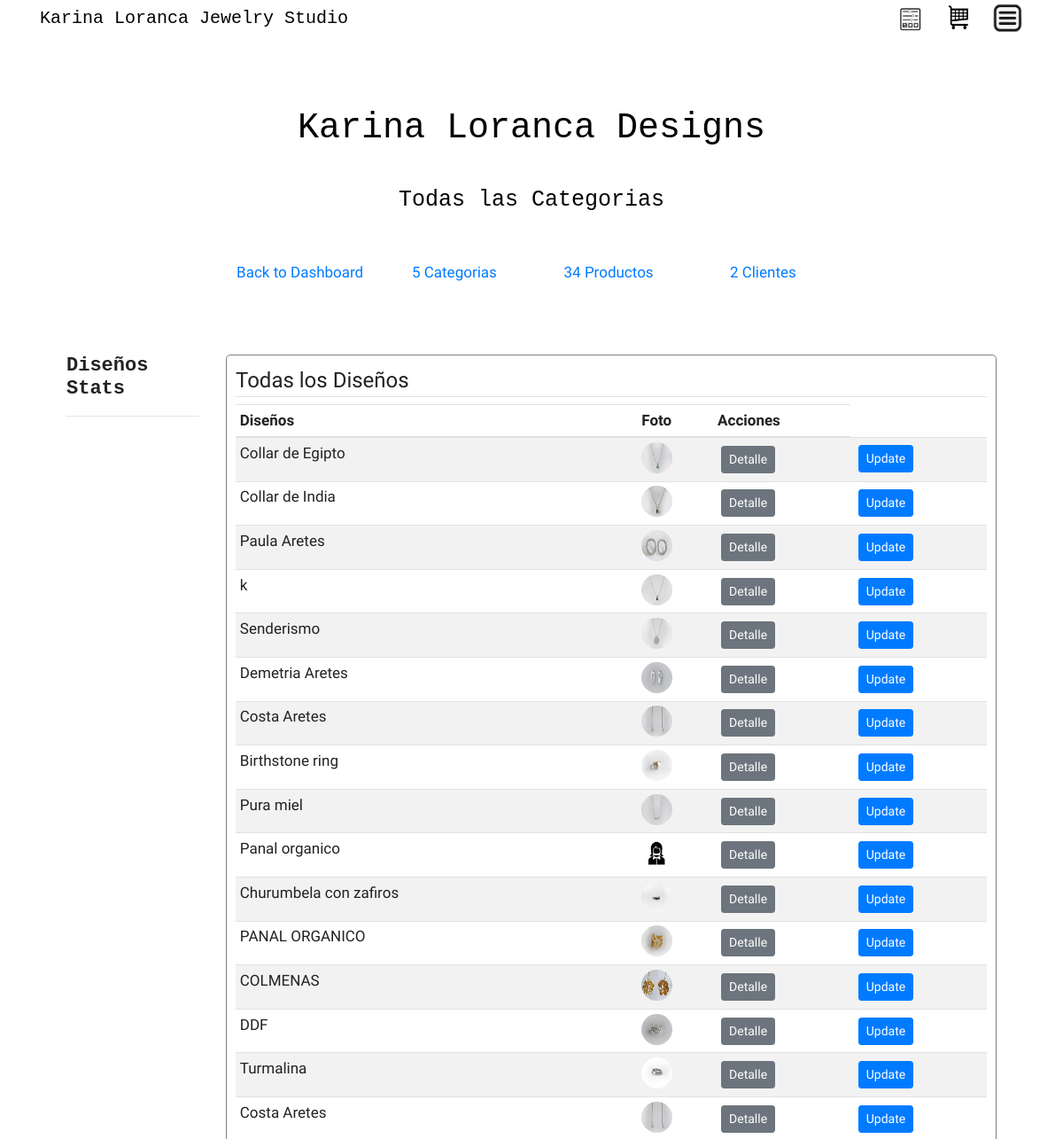
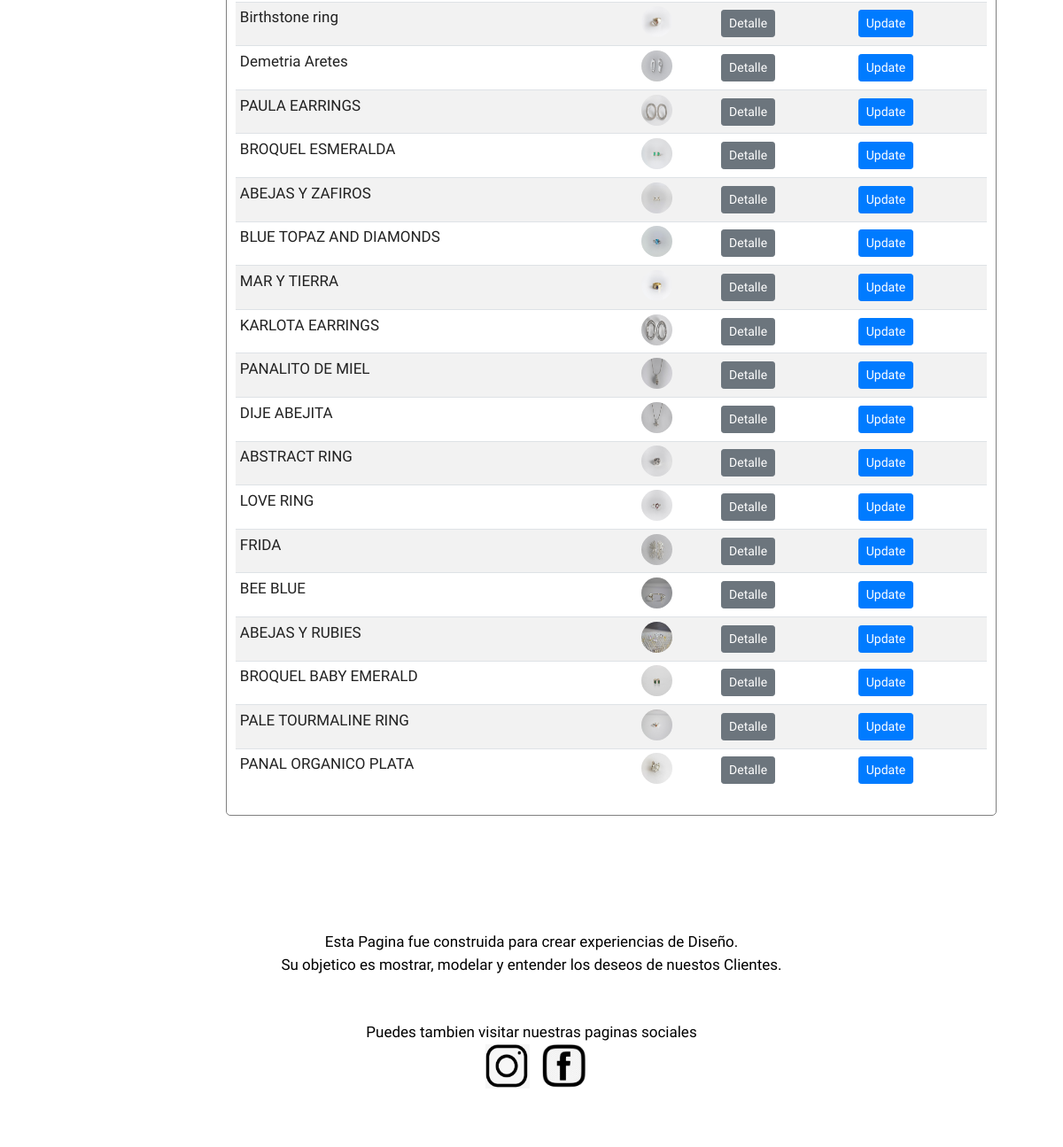
The page /products_table (signed in) on the database as committed earlier (2 pictures, top to bottom).
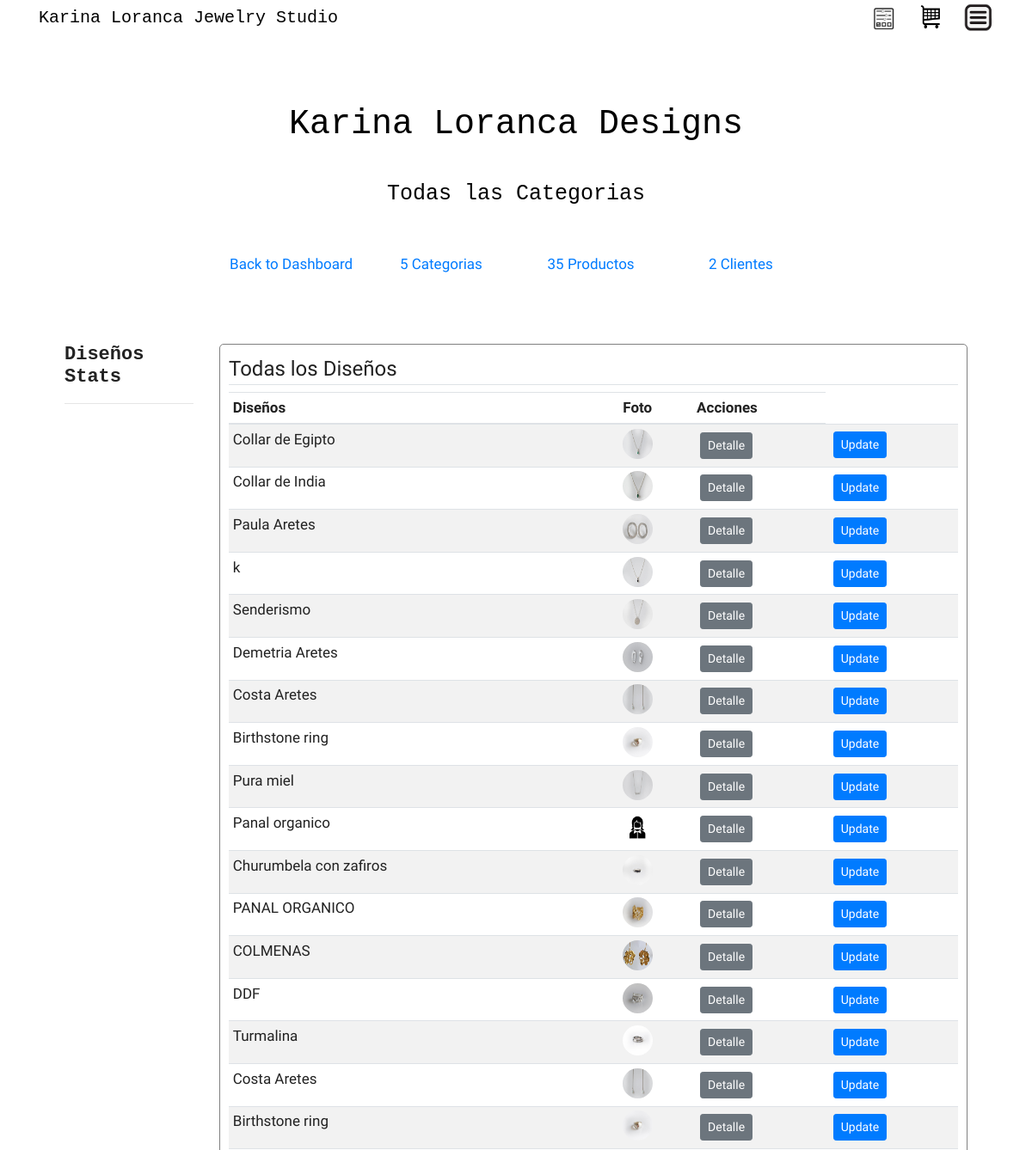
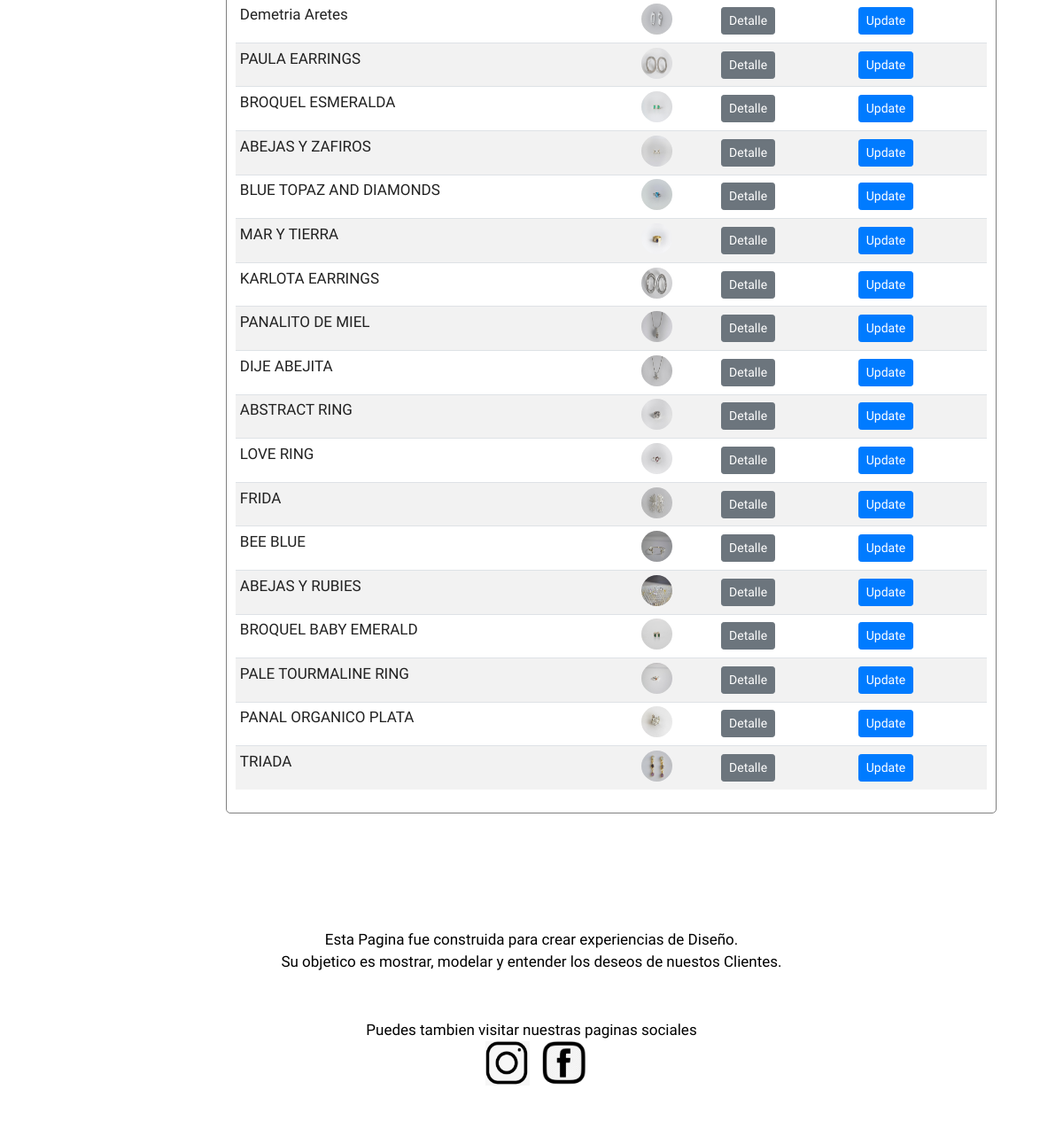
The same page on the database as committed later (2 pictures, top to bottom).
### kl_designs/models.py (models this page shows, shortened)
class Product(db.Model):
    __table_args__ = {'extend_existing': True}
    __searchable__ = ['name', 'desc']
    productid = db.Column(db.Integer, primary_key=True, autoincrement=True)
    product_name = db.Column(db.String(100), nullable=False)
    description = db.Column(db.String(100), nullable=False)
    price = db.Column(db.DECIMAL)
    image_file = db.Column(db.String(20), nullable=False, default='default.jpg')
    image_file_2 = db.Column(db.String(20), nullable=True, default='default.jpg')
    image_file_3 = db.Column(db.String(20), nullable=True, default='default.jpg')
    category_id = db.Column(db.Integer, db.ForeignKey('category.id'), nullable=True)
    item_id = db.Column(db.Integer, db.ForeignKey('item.itemid'), nullable=True)
    item = relationship("Item", back_populates="products")
    comments = db.relationship('Comments', backref='feedback', lazy=True)

### kl_designs/views/products/routes_products.py (the view)
@products.route("/products_table")
def table_products():
    products = Product.query.all()
    product_count = db.session.query(Product.productid).count()
    category_count = db.session.query(Category.id).count()
    user_count = db.session.query(User.id).count()
    return render_template('product/products_table.html',
                               products=products, category_count=category_count,
                               product_count=product_count, user_count=user_count)

### kl_designs/models.py (called while the page is built)
@login_manager.user_loader
def load_user(user_id):
    return User.query.get(int(user_id))

### kl_designs/templates/product/products_table.html (shortened to what this page needs)
{% extends 'main/layout.html' %}
{% block additional_css %}
<link rel="stylesheet" type="text/css" href="{{ url_for('static', filename='uxdes4.css') }}"/>
    <link rel="stylesheet" type="text/css" href="{{ url_for('static', filename='view_admin.css') }}"/>
{% endblock %}
{% block main_content %}
    <div class="container">
    {% if current_user.is_authenticated %}
    <div class="hero">
        <h1>Karina Loranca Designs</h1>
    <small>
      Todas las Categorias
    </small>
    </div>
    <div class="stats">
        <div class="stat"><a href="{{ url_for('admins.index') }}"> Back to Dashboard </a></div>
        <div class="stat">{% if category_count %}<a href="{{ url_for('categories.table_categories') }}"> {{ category_count }} Categorias </a> {% endif %}</div>
        <div class="stat"> {% if product_count %} <a href="{{ url_for('products.table_products') }}">{{ product_count }} Productos</a>  {% endif %}</div>
        <div class="stat"> {% if user_count %} <a href="{{ url_for('admins.user_stats') }}">{{ user_count }} Clientes</a>  {% endif %}</div>
    </div>
        <div class="row">
            <div class="col-md-2">
                <div class="actions">
                    <h2>Diseños Stats</h2>
                    <hr>
                </div>
            </div>
            <div class="col-md-10">
                <div class="content-section-admin-user">
                <legend class="border-bottom mb-2">Todas los Diseños</legend>
                    <div class="table-responsive">
                        <table class="table table-sm table-condensed table-striped" id="Cart">
                            <thead>
                            <tr>
                                <th scope="col">Diseños</th>
                                <th scope="col">Foto</th>
                                <th scope="col">Acciones</th>
                            </tr>
                            </thead>
                            <tbody>
                            {% for p in products %}
                                <td scope="col"> {{ p.product_name }}</td>
                                <td scope="col"><img class="category_table" src="{{ url_for('static', filename='photos/' + p.image_file) }}"></td>
                                <td scope="col"> <a class="btn btn-secondary btn-sm m-1" href="{{ url_for('products.product', productid=p.productid) }}">Detalle</a> </td>
                                <td scope="col"> <a class="btn btn-primary btn-sm m-1" href="{{ url_for('products.update_product', productid=p.productid) }}">Update</a> </td>
                            {% endfor %}
                            </tbody>
                        </table>
                    </div>
                </div>
            </div>
        </div>
    {% endif %}
    </div>
{% endblock main_content %}

Rows that differ between the two databases and show on the page:
added Product: product_name "TRIADA", image_file (picture)
Other text that changed with them:
{{ product_count }}: "34" → "35"
